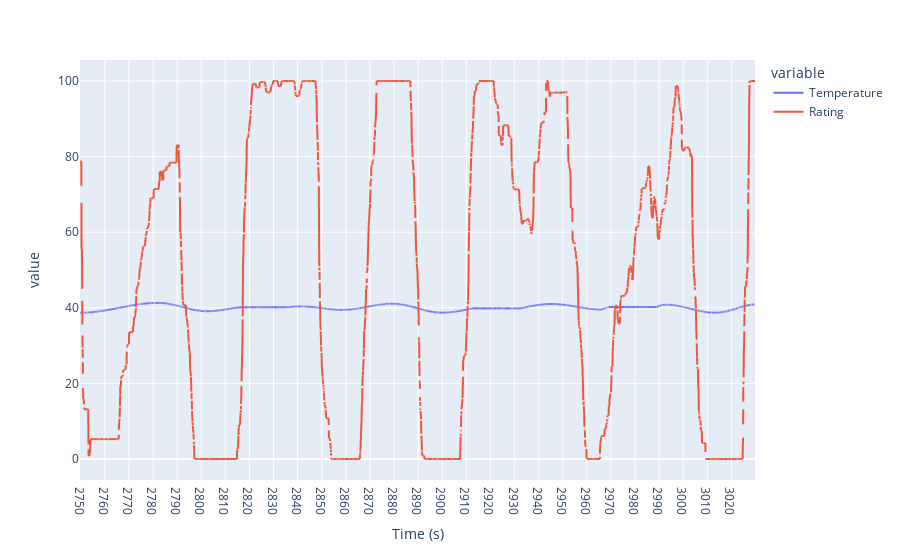

Write notebook code for a chart like this one.
### Code cell
trial = 9
df_stimuli = df.loc[trial]

signals = [signal_data_list[i].plot_columns for i in range(len(signal_data_list)) if signal_data_list[i].plot_columns is not None]
signals = flatten_list(signals)

fig = px.line(df_stimuli, y=signals, x=df_stimuli['Timestamp']/1000)
fig.update_xaxes(
    title_text='Time (s)',
    tickmode='linear',
    tick0=0,
    dtick=10)
fig.show()

### Figure 1 — Plotly figure (JSON) as saved in the notebook; plotly's stock layout.template omitted (floating-point values rounded to 4 significant figures; data arrays with more than 128 entries replaced by an {"elided": "..."} marker saying what was removed)
{"data": [{"hovertemplate": "variable=Temperature<br>x=%{x}<br>value=%{y}<extra></extra>", "legendgroup": "Temperature", "line": {"color": "#636efa", "dash": "solid"}, "marker": {"symbol": "circle"}, "mode": "lines", "name": "Temperature", "showlegend": true, "type": "scattergl", "x": {"elided": "17416 float values"}, "xaxis": "x", "y": {"elided": "17416 float values"}, "yaxis": "y"}, {"hovertemplate": "variable=Rating<br>x=%{x}<br>value=%{y}<extra></extra>", "legendgroup": "Rating", "line": {"color": "#EF553B", "dash": "solid"}, "marker": {"symbol": "circle"}, "mode": "lines", "name": "Rating", "showlegend": true, "type": "scattergl", "x": {"elided": "17416 float values"}, "xaxis": "x", "y": {"elided": "17416 float values"}, "yaxis": "y"}], "layout": {"legend": {"title": {"text": "variable"}, "tracegroupgap": 0}, "margin": {"t": 60}, "xaxis": {"anchor": "y", "domain": [0, 1], "dtick": 10, "tick0": 0, "tickmode": "linear", "title": {"text": "Time (s)"}}, "yaxis": {"anchor": "x", "domain": [0, 1], "title": {"text": "value"}}}}
